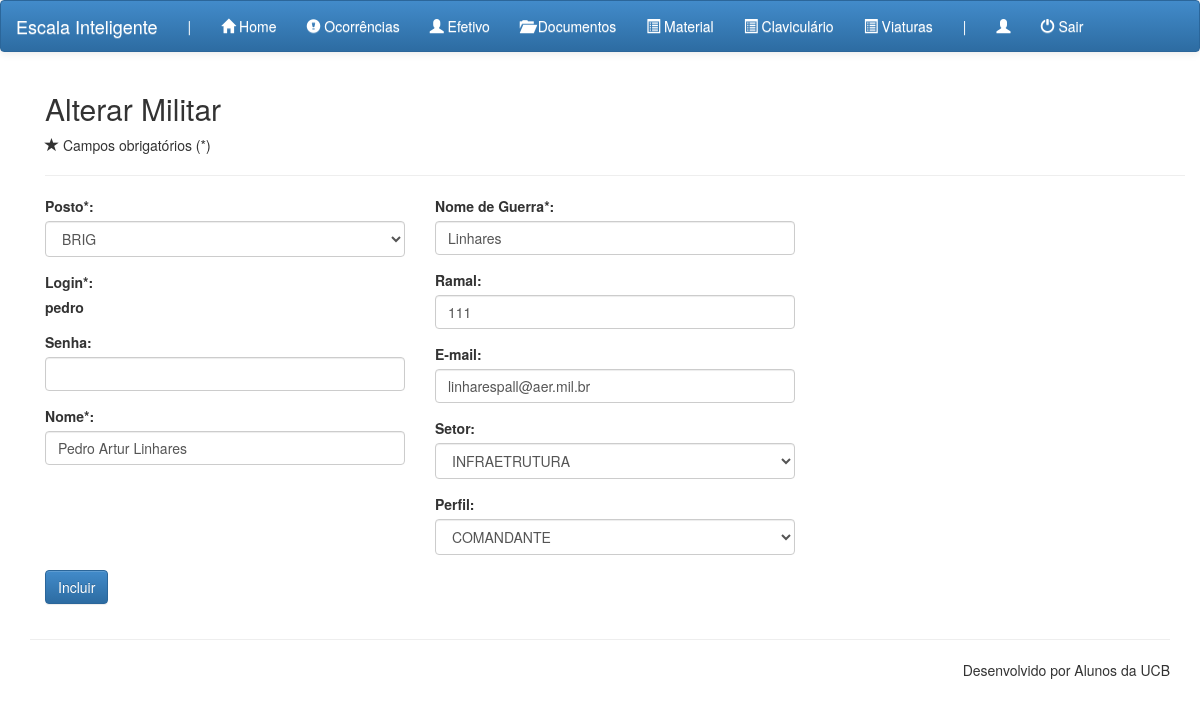
Screenshot of /adm.php?pag=militar_alt&mil_id=2 with the database file from the repository.
### tables this page shows
CREATE TABLE IF NOT EXISTS `militar` (
  `mil_id` int(10) NOT NULL AUTO_INCREMENT,
  `mil_login` varchar(255) NOT NULL,
  `mil_senha` varchar(45) NOT NULL,
  `mil_nome` varchar(255) NOT NULL,
  `mil_perfil` int(10) NOT NULL DEFAULT '3',
  `mil_ramal` int(10) unsigned DEFAULT NULL,
  `mil_email` varchar(255) DEFAULT NULL,
  `mil_guerra` varchar(255) NOT NULL,
  `pos_id` int(2) NOT NULL DEFAULT '18',
  `mil_setor` varchar(255) NOT NULL,
  PRIMARY KEY (`mil_id`),
  KEY `mil_posto` (`pos_id`),
  KEY `pos_id` (`pos_id`)
);

CREATE TABLE IF NOT EXISTS `posto` (
  `pos_id` int(11) NOT NULL AUTO_INCREMENT,
  `pos_nome` varchar(20) NOT NULL,
  PRIMARY KEY (`pos_id`)
);

### mod/combo/pos_id.php (the view)
<select class="form-control" size="1" name="pos_id">
    <?php
    $sql_posto = "SELECT * FROM posto ORDER BY pos_id";
    $res_posto = mysql_query($sql_posto);
    while($linha_posto = mysql_fetch_array($res_posto)){
    ?>
        <option value="<?=$linha_posto['pos_id'];?>" <?php if (isset($pos_id)) { if ($pos_id == $linha_posto['pos_id']) { echo "selected"; } } ?> ><?=$linha_posto['pos_nome'];?></option>
    <?php } ?>
</select>

### comp/militar/militar_alt.php (shortened to what this page needs)
<?php
if (!$_POST){
    $mil_id = $_GET['mil_id'];
    $res = mysql_query("SELECT * FROM militar WHERE mil_id='$mil_id'");
    $linha = mysql_fetch_array($res);
    extract($linha);
}
?>
<section>
    <div class="container">
        <div class="container">
            <h2>Alterar Militar</h2>
            <p><span class="glyphicon glyphicon-star"></span> Campos obrigatórios (*)</p>
            <hr>
            <form action="" method="POST">
                <div class="row">
                    <div class="col-xs-12 col-sm-4 col-md-4">
                        <div class="form-group">
                            <label>Posto*:</label>
                            <?php include "mod/combo/pos_id.php"; ?>
                        </div>
                        <div class="form-group">
                            <label>Login*:</label>
                            <p><strong><?=$mil_login;?></strong></p>
                        </div>
                        <div class="form-group">
                           <label> Senha:</label>
                            <input class="form-control" type="password" name="mil_senha">
                        </div>
                        <label>Nome*:</label>
                        <input class="form-control" type="text" name="mil_nome" value="<?=$mil_nome;?>">
                    </div>
                    <div class="col-xs-12 col-sm-4 col-md-4">
                        <div class="form-group">
                            <label>Nome de Guerra*:</label>
                            <input type="text" class="form-control" name="mil_guerra" value="<?=$mil_guerra;?>">
                        </div>
                        <div class="form-group">
                            <label>Ramal:</label>
                            <input type="text" class="form-control" name="mil_ramal" value="<?=$mil_ramal;?>">
                        </div>
                        <div class="form-group">
                           <label> E-mail:</label>
                            <input type="text" class="form-control" name="mil_email" value="<?=$mil_email;?>">
                        </div>
                        <div class="form-group">
                            <label>Setor:</label>
                            <select class="form-control" size="1" name="mil_setor">
                                <option value="infraestrutura" <?php if ($mil_setor == "infraestrutura") { echo "selected"; } ?>>INFRAETRUTURA</option>
                            </select>
                        </div>
                        <div class="form-group">
                            <label>Perfil:</label>
                            <select class="form-control" size="1" name="mil_perfil">
                                <option value="COMANDANTE"<?php if ($mil_setor == "COMANDANTE") { echo "selected"; } ?>>COMANDANTE</option>
                            </select>
                        </div>
                    </div>
                </div>
                <div class="form-group">
                    <input type="submit" class="btn btn-primary" value="Incluir" name="enviar">
                </div>
            </form>
        </div>
</section>

### rows the page displays
militar: pos_id "BRIG", mil_login "pedro", mil_nome "Pedro Artur Linhares", mil_guerra "Linhares", mil_ramal "111", mil_email "linharespall@aer.mil.br", mil_setor "INFRAETRUTURA"
